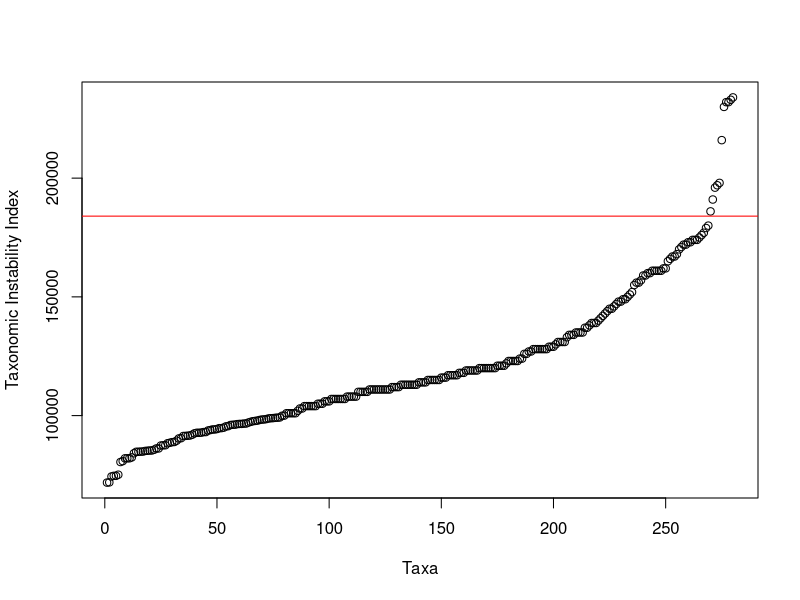

Generate this figure with R:
# Sean Chien
# TII plot
library(seqinr)
###TII by Mesquite
## bs500 
datMesquite<- read.csv("../data/TII_Mesquite.csv")
# plot
plot(x = (1:length(datMesquite$ID)),y = datMesquite$TII[order(datMesquite$TII)],
     xlab = "Taxa", ylab = "Taxonomic Instability Index")
th <- 184000
abline(h = th, col = 'red')
rogue_list <- datMesquite$ID[datMesquite$TII > th]
length(rogue_list)/length(datMesquite$ID)
# keep the outgroup
rogue_list <- rogue_list[!rogue_list == 'Enochrus falcarius']
